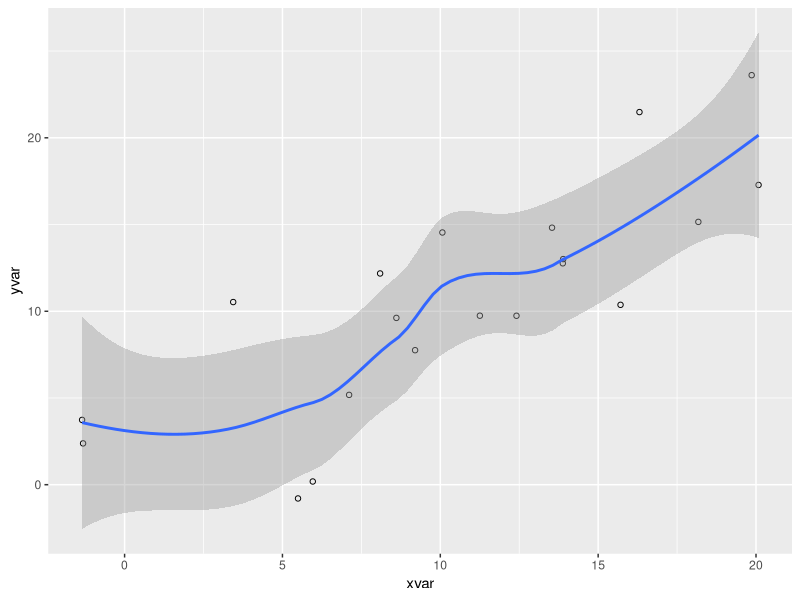

This figure's R source:
## ---- chunk 1
#| label: fig-pressure
#| fig-cap: "Pressure"
#| code-fold: true # Ocultar codigo

library(ggplot2)
dat <- data.frame(cond = rep(c("A", "B"), each=10),
                  xvar = 1:20 + rnorm(20,sd=3),
                  yvar = 1:20 + rnorm(20,sd=3))

ggplot(dat, aes(x=xvar, y=yvar)) +
    geom_point(shape=1) + 
    geom_smooth() 
## ---- chunk 2
#| label: tbl-stats
#| tbl-cap: "Summary statistics for price and area of houses in Duke Forest"

knitr::kable(head(ggplot2::diamonds))
